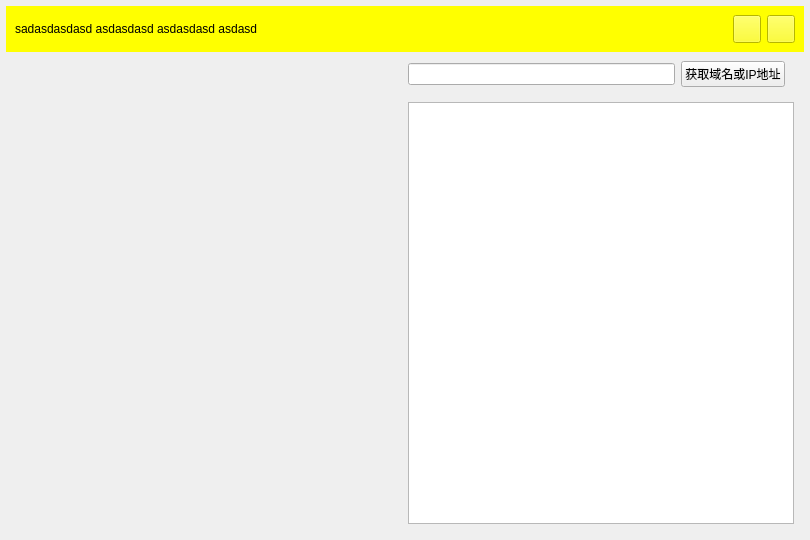
<?xml version="1.0" encoding="UTF-8"?>
<ui version="4.0">
 <class>MainWindow</class>
 <widget class="QMainWindow" name="MainWindow">
  <property name="geometry">
   <rect>
    <x>0</x>
    <y>0</y>
    <width>810</width>
    <height>540</height>
   </rect>
  </property>
  <property name="minimumSize">
   <size>
    <width>810</width>
    <height>540</height>
   </size>
  </property>
  <property name="maximumSize">
   <size>
    <width>16777215</width>
    <height>16777215</height>
   </size>
  </property>
  <property name="cursor">
   <cursorShape>ArrowCursor</cursorShape>
  </property>
  <property name="mouseTracking">
   <bool>false</bool>
  </property>
  <property name="windowTitle">
   <string>MainWindow</string>
  </property>
  <property name="windowIcon">
   <iconset resource="../../res/qrc.qrc">
    <normaloff>:/image/app.ico</normaloff>:/image/app.ico</iconset>
  </property>
  <property name="styleSheet">
   <string notr="true">/*#MainWindow &gt; #mainWidget
{
	border-top:6px solid qlineargradient(spread:pad, x1:0, y1:1, x2:0, y2:0, stop:0 rgba(219, 219, 219, 0.8), stop:1 rgba(255, 255, 255, 0));
	border-bottom:6px solid qlineargradient(spread:pad, x1:0, y1:0, x2:0, y2:1, stop:0 rgba(219, 219, 219, 0.8), stop:1 rgba(255, 255, 255, 0));
	border-left:6px solid qlineargradient(spread:pad, x1:1, y1:0, x2:0, y2:0, stop:0 rgba(219, 219, 219, 0.8), stop:1 rgba(255, 255, 255, 0));
	border-right:6px solid qlineargradient(spread:pad, x1:0, y1:0, x2:1, y2:0, stop:0 rgba(219, 219, 219, 0.8), stop:1 rgba(255, 255, 255, 0));
}

/*#MainWindow &gt; #mainWidget &gt; #widget
{
	border-image:url(://res/image/background.png);
	
}*//*
#MainWindow &gt; #mainWidget &gt; #widget
{
	background:rgb(254,254,254);
}

#MainWindow &gt; #mainWidget &gt; #widget &gt; #widgetTitle &gt; #btnClose 
{
	border:0px;
	border-image:url(://res/image/button_close.png);
}

#MainWindow &gt; #mainWidget &gt; #widget &gt; #widgetTitle &gt; #btnMin 
{
	border:0px;
	border-image:url(://res/image/button_min.png);
}


#MainWindow &gt; #mainWidget &gt; #widget &gt; #widgetContent &gt; #widgetDetail &gt; #widgetOperate &gt; #btnDomainIp
{
	border:0px;
	font:14px &quot;微软雅黑&quot;;
	color:rgba(0,0,0,1);
}

#MainWindow &gt; #mainWidget &gt; #widget &gt; #widgetContent &gt; #widgetDetail &gt; #widgetOperate &gt; #btnDomainIp:hover
{
	color:rgba(0,0,255,1);
}

#MainWindow &gt; #mainWidget &gt; #widget &gt; #widgetContent &gt; #widgetDetail &gt; #plainTextEdit
{
	font:14px &quot;微软雅黑&quot;;
}</string>
  </property>
  <widget class="QWidget" name="mainWidget">
   <property name="mouseTracking">
    <bool>true</bool>
   </property>
   <property name="styleSheet">
    <string notr="true"/>
   </property>
   <layout class="QVBoxLayout" name="verticalLayout">
    <property name="spacing">
     <number>0</number>
    </property>
    <property name="leftMargin">
     <number>6</number>
    </property>
    <property name="topMargin">
     <number>6</number>
    </property>
    <property name="rightMargin">
     <number>6</number>
    </property>
    <property name="bottomMargin">
     <number>6</number>
    </property>
    <item>
     <widget class="QWidget" name="widget" native="true">
      <property name="styleSheet">
       <string notr="true"/>
      </property>
      <layout class="QVBoxLayout" name="verticalLayout_2">
       <property name="spacing">
        <number>0</number>
       </property>
       <property name="leftMargin">
        <number>0</number>
       </property>
       <property name="topMargin">
        <number>0</number>
       </property>
       <property name="rightMargin">
        <number>0</number>
       </property>
       <property name="bottomMargin">
        <number>0</number>
       </property>
       <item>
        <widget class="QWidget" name="widgetTitle" native="true">
         <property name="styleSheet">
          <string notr="true">background:rgba(255,255,0,1);</string>
         </property>
         <layout class="QHBoxLayout" name="horizontalLayout">
          <item>
           <widget class="QLabel" name="labelTitle">
            <property name="mouseTracking">
             <bool>true</bool>
            </property>
            <property name="frameShape">
             <enum>QFrame::NoFrame</enum>
            </property>
            <property name="frameShadow">
             <enum>QFrame::Sunken</enum>
            </property>
            <property name="text">
             <string>sadasdasdasd asdasdasd asdasdasd asdasd</string>
            </property>
            <property name="textFormat">
             <enum>Qt::PlainText</enum>
            </property>
            <property name="wordWrap">
             <bool>true</bool>
            </property>
           </widget>
          </item>
          <item>
           <widget class="QPushButton" name="btnMin">
            <property name="minimumSize">
             <size>
              <width>28</width>
              <height>28</height>
             </size>
            </property>
            <property name="maximumSize">
             <size>
              <width>28</width>
              <height>28</height>
             </size>
            </property>
            <property name="cursor">
             <cursorShape>PointingHandCursor</cursorShape>
            </property>
            <property name="text">
             <string/>
            </property>
           </widget>
          </item>
          <item>
           <widget class="QPushButton" name="btnClose">
            <property name="minimumSize">
             <size>
              <width>28</width>
              <height>28</height>
             </size>
            </property>
            <property name="maximumSize">
             <size>
              <width>28</width>
              <height>28</height>
             </size>
            </property>
            <property name="cursor">
             <cursorShape>PointingHandCursor</cursorShape>
            </property>
            <property name="text">
             <string/>
            </property>
           </widget>
          </item>
         </layout>
        </widget>
       </item>
       <item>
        <widget class="QWidget" name="widgetContent" native="true">
         <property name="sizePolicy">
          <sizepolicy hsizetype="Preferred" vsizetype="Expanding">
           <horstretch>0</horstretch>
           <verstretch>0</verstretch>
          </sizepolicy>
         </property>
         <layout class="QHBoxLayout" name="horizontalLayout_2">
          <property name="leftMargin">
           <number>10</number>
          </property>
          <property name="topMargin">
           <number>0</number>
          </property>
          <property name="rightMargin">
           <number>10</number>
          </property>
          <property name="bottomMargin">
           <number>10</number>
          </property>
          <item>
           <widget class="DownLoadListForm" name="widgetList" native="true"/>
          </item>
          <item>
           <widget class="QWidget" name="widgetDetail" native="true">
            <layout class="QVBoxLayout" name="verticalLayout_3">
             <property name="leftMargin">
              <number>0</number>
             </property>
             <property name="topMargin">
              <number>0</number>
             </property>
             <property name="rightMargin">
              <number>0</number>
             </property>
             <property name="bottomMargin">
              <number>0</number>
             </property>
             <item>
              <widget class="QWidget" name="widgetOperate" native="true">
               <property name="sizePolicy">
                <sizepolicy hsizetype="Preferred" vsizetype="Maximum">
                 <horstretch>0</horstretch>
                 <verstretch>0</verstretch>
                </sizepolicy>
               </property>
               <layout class="QHBoxLayout" name="horizontalLayout_3">
                <property name="leftMargin">
                 <number>0</number>
                </property>
                <item>
                 <widget class="QLineEdit" name="lineEdit">
                  <property name="sizePolicy">
                   <sizepolicy hsizetype="Preferred" vsizetype="Fixed">
                    <horstretch>0</horstretch>
                    <verstretch>0</verstretch>
                   </sizepolicy>
                  </property>
                 </widget>
                </item>
                <item>
                 <widget class="QPushButton" name="btnDomainIp">
                  <property name="sizePolicy">
                   <sizepolicy hsizetype="Fixed" vsizetype="Fixed">
                    <horstretch>0</horstretch>
                    <verstretch>0</verstretch>
                   </sizepolicy>
                  </property>
                  <property name="cursor">
                   <cursorShape>PointingHandCursor</cursorShape>
                  </property>
                  <property name="text">
                   <string>获取域名或IP地址</string>
                  </property>
                 </widget>
                </item>
               </layout>
              </widget>
             </item>
             <item>
              <widget class="QPlainTextEdit" name="plainTextEdit">
               <property name="sizePolicy">
                <sizepolicy hsizetype="Preferred" vsizetype="Preferred">
                 <horstretch>0</horstretch>
                 <verstretch>0</verstretch>
                </sizepolicy>
               </property>
               <property name="readOnly">
                <bool>true</bool>
               </property>
               <property name="plainText">
                <string/>
               </property>
              </widget>
             </item>
            </layout>
           </widget>
          </item>
         </layout>
        </widget>
       </item>
      </layout>
     </widget>
    </item>
   </layout>
  </widget>
 </widget>
 <customwidgets>
  <customwidget>
   <class>DownLoadListForm</class>
   <extends>QWidget</extends>
   <header>DownLoadListForm.h</header>
   <container>1</container>
  </customwidget>
 </customwidgets>
 <resources>
  <include location="../../res/qrc.qrc"/>
 </resources>
 <connections/>
</ui>
